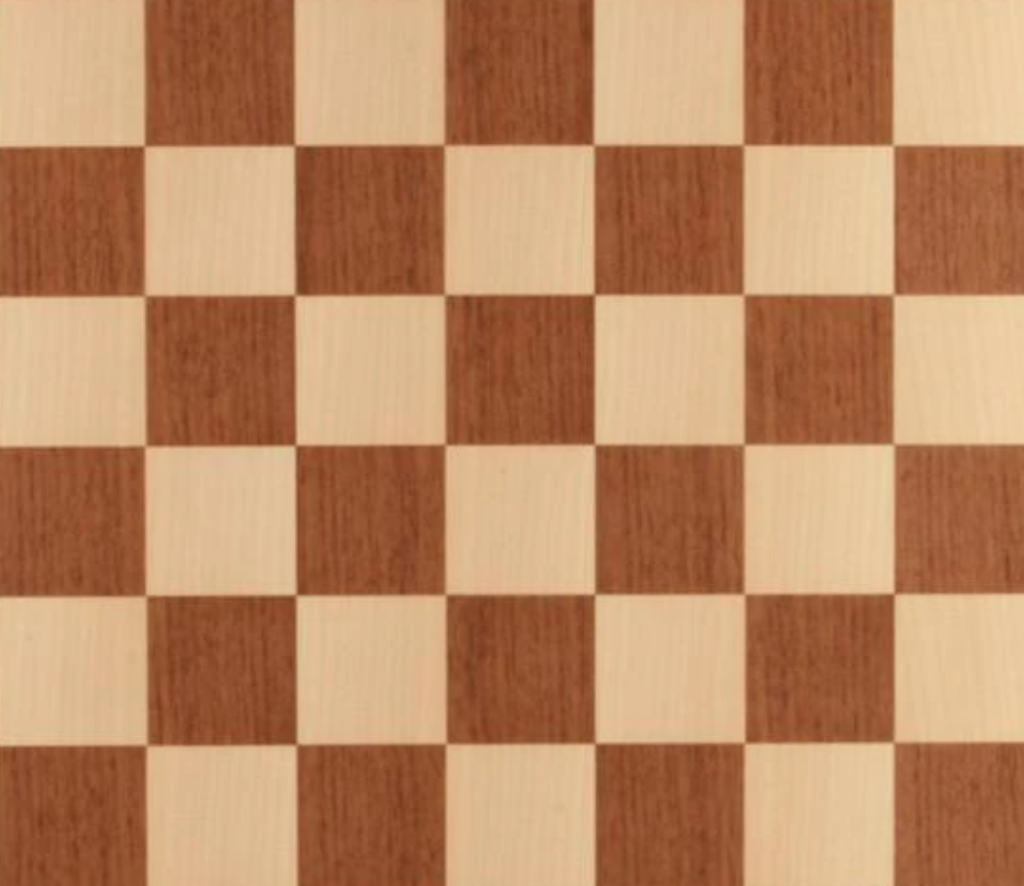
#> input picture Code/Corner Detection/ChessBoard.png, 1024 x 886 px, found by its file name
$ python cornerdetection.py
#> lines starting #> are read from the running program, lines starting #| are printed output that depends on the picture; after the words box and inside, x2 and y2 are one past the last pixel; in counts of white or black regions, pixels touching at a corner belong together
import cv2
import numpy as np
img = cv2.imread('.\ChessBoard.png')
#> img is the input picture: shape (886, 1024, 3); mean B, G, R 99.4, 136.9, 186.9
gray = cv2.cvtColor(img, cv2.COLOR_BGR2GRAY)
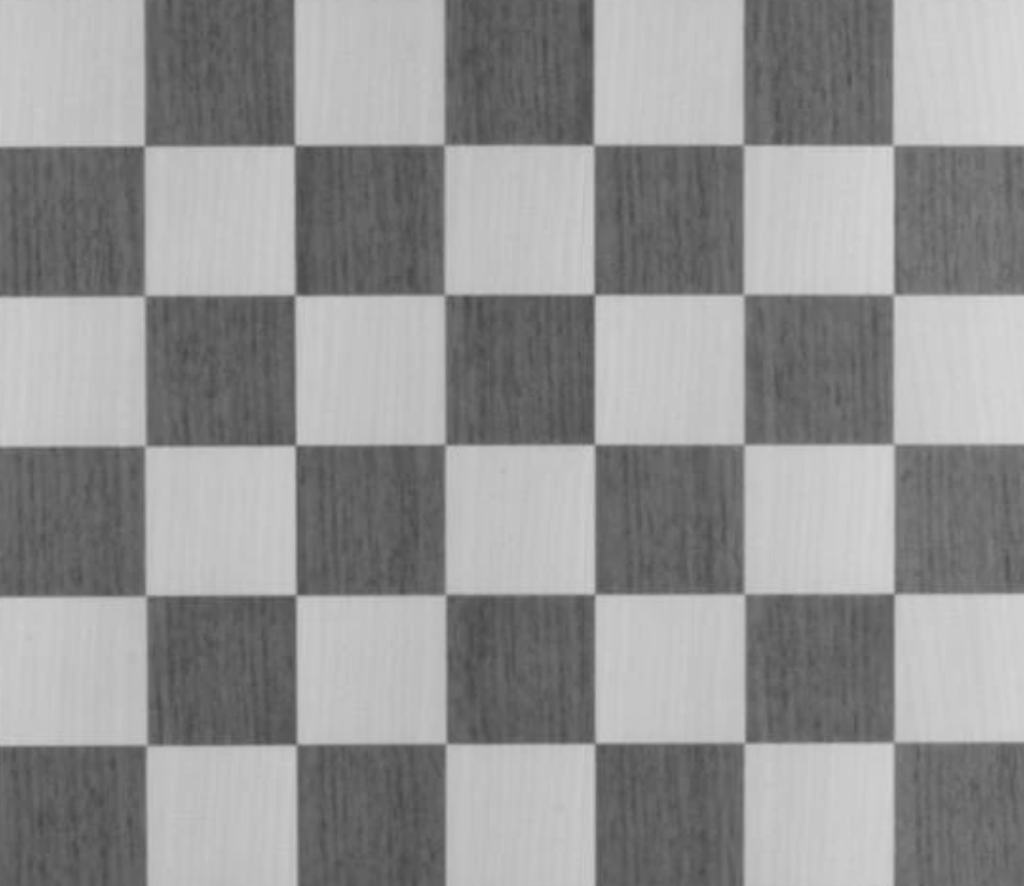
#> gray: shape (886, 1024); min 70, max 214, mean 147.5

print(np.float32(img))
#> (printed output is left out)
##cv2.imshow('gray', gray)

gray = np.float32(gray)
dst = cv2.cornerHarris(gray,3,3,0.1)
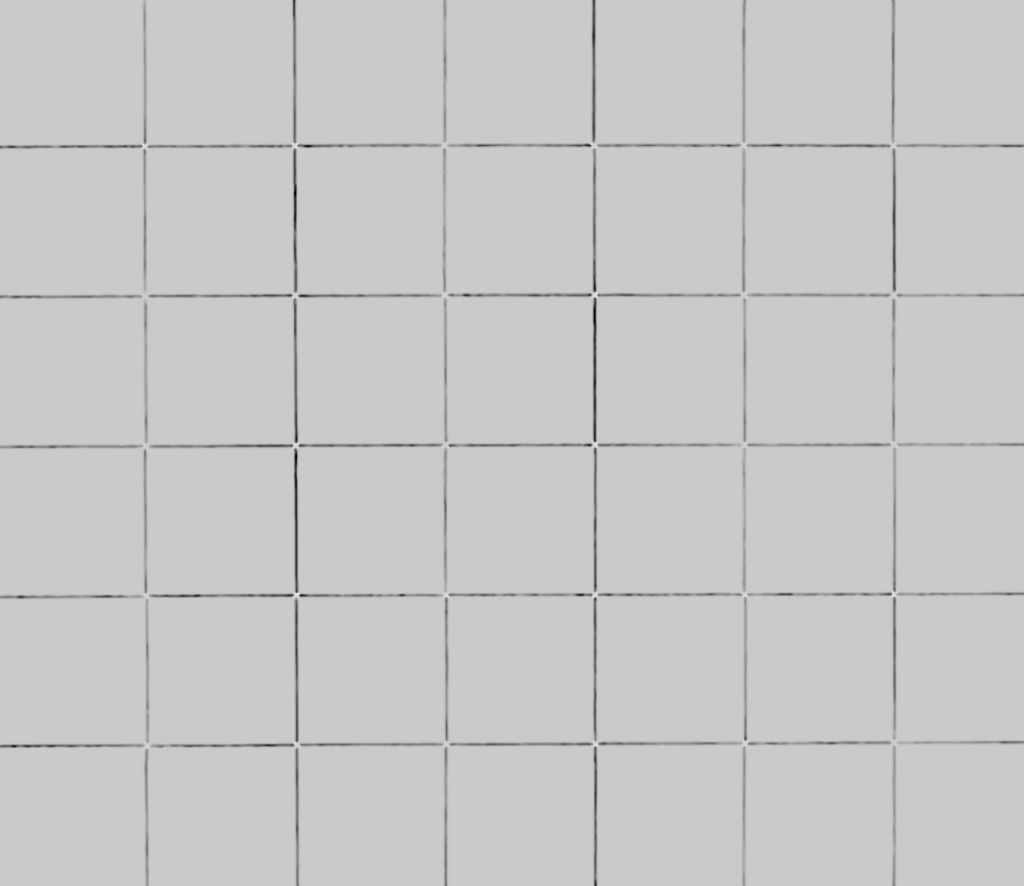
#> dst: shape (886, 1024) float32; min -624628.1, max 163773.5, mean -7467.2; drawn with min black and max white
dst = cv2.dilate(dst,None)
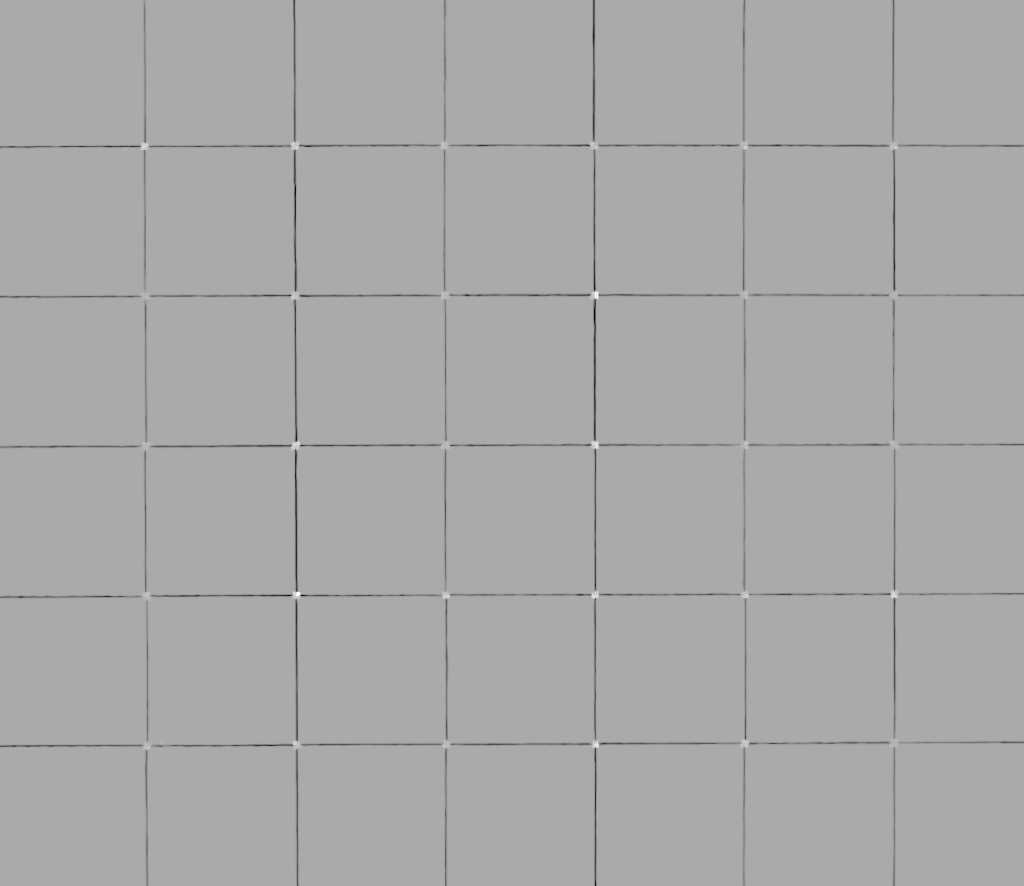
#> dst: shape (886, 1024) float32; min -329373.1, max 163773.5, mean -2466.1; drawn with min black and max white
img[dst>0.035*dst.max()]=[255,255,0]
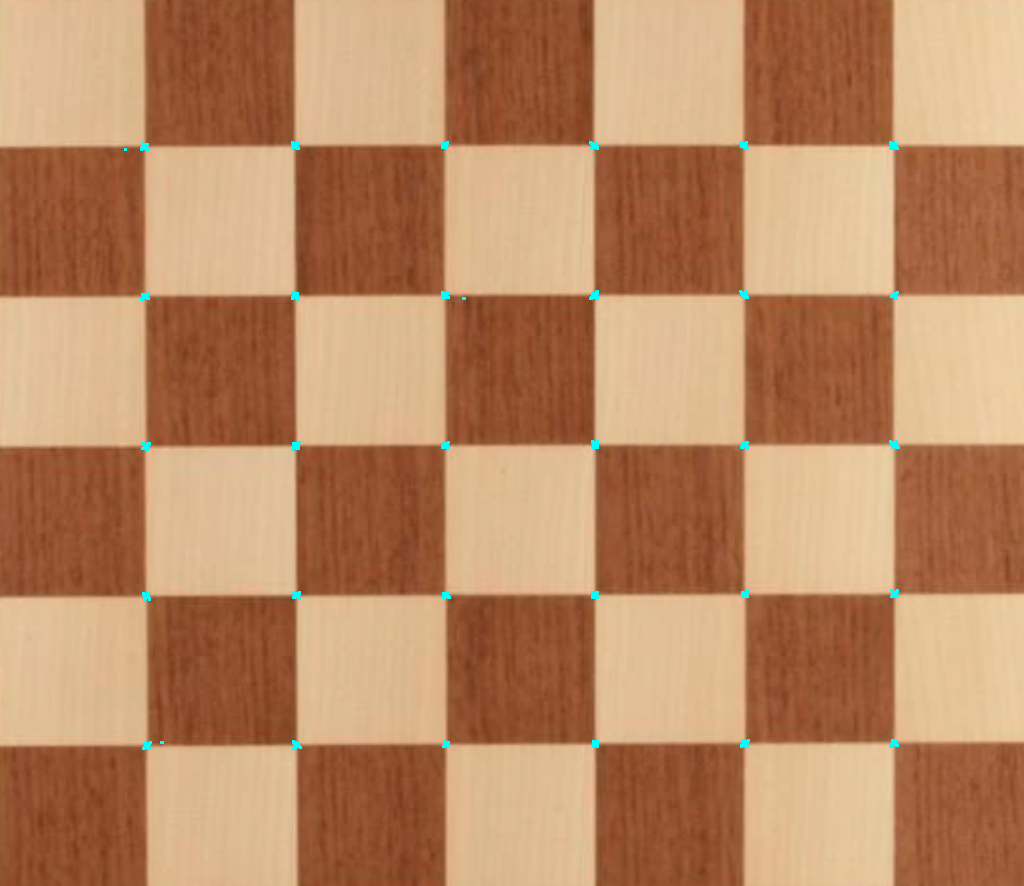
#> img: shape (886, 1024, 3); 0.22% of pixels changed, all inside (x1, y1, x2, y2) = (124, 141, 900, 750)

##print(gray)

cv2.imshow('image',cv2.resize(img, (550, 550)))
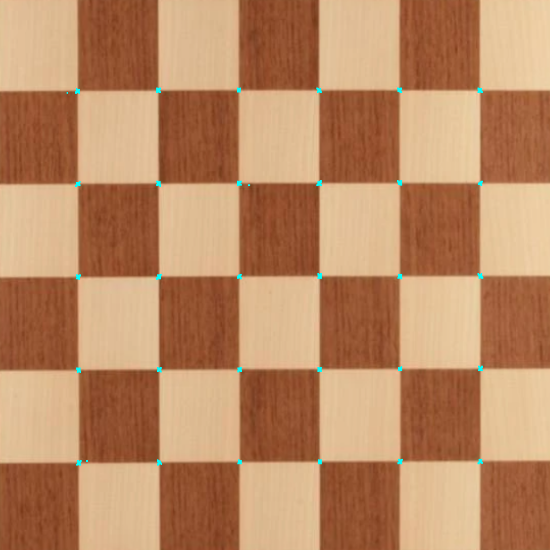
#> window 'image': shape (550, 550, 3); mean B, G, R 99.6, 137.1, 186.4
cv2.waitKey(0)
cv2.destroyAllWindows()
